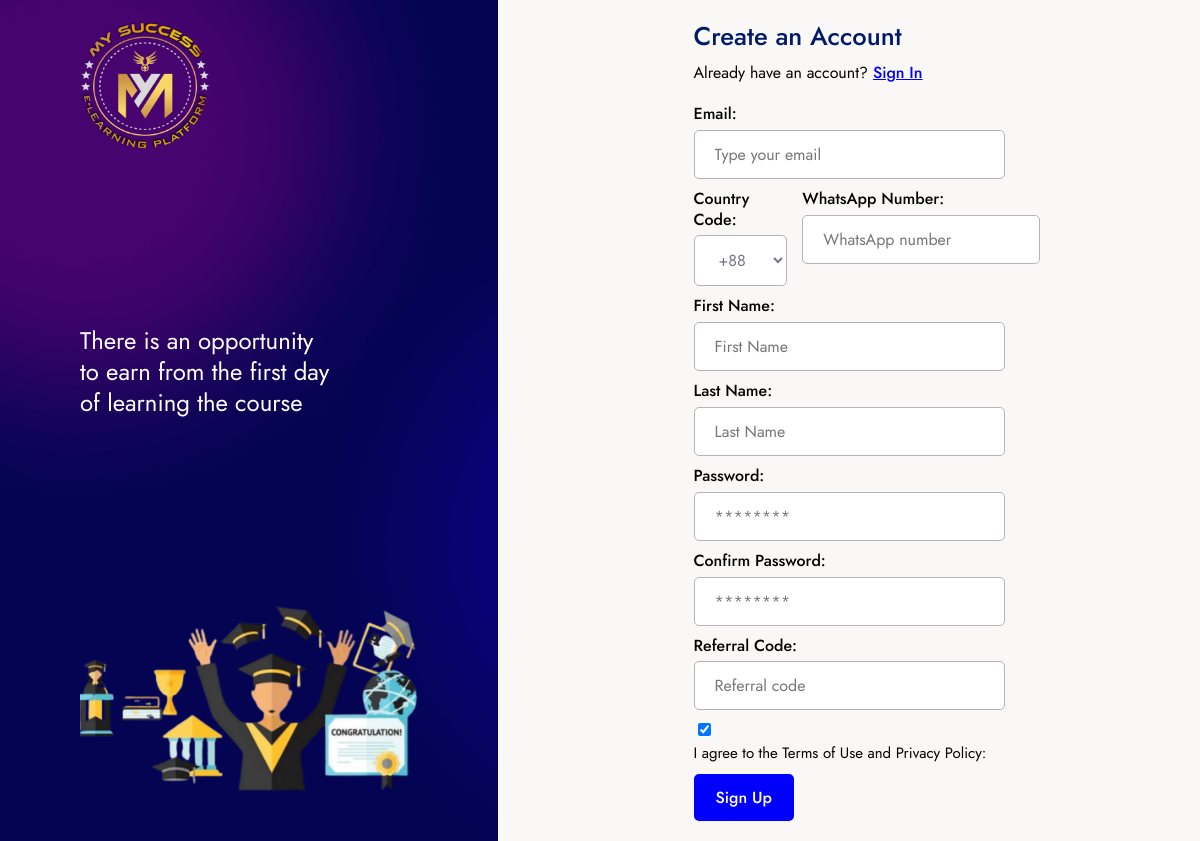
The page /account/user/register/ on the database its author committed.
### global_feature/models.py (models this page shows, shortened)
class Logo(models.Model):
    logo = models.ImageField(
        validators=[validate_image_size],
        upload_to='images/',
        blank=True,
        null=True,
        verbose_name='Logo Image',
    )
    class Meta:
        verbose_name = 'Logo'
        verbose_name_plural = 'Logo'
        ordering = ['-id']

class LoginRegisterSideBar(models.Model):
    title = models.CharField(
        max_length=200,
        blank=True,
        null=True,
        verbose_name='Title',
    )
    banner = models.ImageField(
        validators=[validate_image_size],
        upload_to='images',
        blank=True,
        null=True,
        verbose_name='banner Iamge',
    )
    class Meta:
        verbose_name = 'Login Register Side Bar'
        verbose_name_plural = 'Login Register Side Bar'
        ordering = ['-id']

### my_auth/views.py (the view, shortened to what this page needs)
# urls.py: path('user/register/', UserRegister.as_view(), name='user_register'),
class UserRegister(CreateView):
    template_name = 'auth/register.html'
    form_class = UserRegisterForm
    success_url = reverse_lazy('user_login')
    def get_context_data(self, **kwargs):
        context = super().get_context_data(**kwargs)
        context['logo'] = Logo.objects.first()
        context['sidebar'] = LoginRegisterSideBar.objects.first()
        return context

### templates/auth/register.html (shortened to what this page needs)
{% extends "../common/base.html" %}
{% load static %}
{% block css_link %}
    <link rel="stylesheet" href="{% static "css/auth/style.css" %}">
{% endblock css_link %}
{% block main_content %}
    <section>
        <div class="grid section-inner">
            {% include "./content.html" %}
            <div class="flex flex-col justify-content-center w-full form-wrapper">
                <div class="flex flex-col w-full form-title">
                    <h2>Create an Account</h2>
                    <p class="flex flex-row align-items-center w-full">Already have an account? <a href="{% url "user_login" %}">Sign In</a></p>
                </div>
                <form class="flex flex-row justify-space-between w-full register" action="{% url "user_register" %}" method="POST" enctype="multipart/form-data" autocomplete="off" novalidate>
                    {{ form.as_p }}
                    <div>
                        <button class="btn" type="submit">Sign Up</button>
                    </div>
                </form>
            </div>
        </div>
    </section>
{% endblock main_content %}

### templates/auth/content.html
{% load static %}
<div class="flex flex-col justify-space-between w-full bg-style content-bar" style="background-image: url('{% static "images/account-bg.png" %}')">
    <a class="logo" href="{% url "home_page" %}">
        <img src="{{ logo.logo.url }}" alt="logo" loading="lazy" decoding="async">
    </a>
    <h2 class="title">
        {{ sidebar.title }}
    </h2>
    <div class="flex flex-col w-full">
        <img src="{{ sidebar.banner.url }}" alt="banner" loading="lazy" decoding="async">
    </div>
</div>

### static/css/common/global.css (style rules this page uses)
:root { --white-color: #fff; --black-color: #000; --heading-color: #001a69; --body-font-color: #000000; --light-purple: rgba(117, 79, 254, 0.1); --orange-deep: #FF3C16; --gray-color: #767588; --gray-color2: #929292; --disable-color: #B5B4BD; --color-yellow: #FFC014; --light-bg: #F9F8F6; --page-bg: #F8F6F0; --border-color: rgba(0, 0, 0, 0.07); --border-color2: rgba(0, 0, 0, 0.09); --theme-color: #0000ff; --gradient-banner-bg: linear-gradient(to right, #000080, #00FFFF); --gradient-overlay-bg: rgba(0, 0, 0, 0) !important; --footer-gradient-bg: linear-gradient(180deg, #000000, #000000); --body-font-family: 'Jost', sans-serif; }
html, body, div, span, object, iframe, h1, h2, h3, h4, h5, h6, p, blockquote, pre, a, abbr, address, cite, code, del, dfn, em, img, ins, kbd, q, samp, small, strong, sub, sup, var, b, i, hr, dl, dt, dd, ol, ul, li, fieldset, form, label, legend, table, caption, tbody, tfoot, thead, tr, th, td, article, aside, canvas, details, figure, figcaption, hgroup, menu, footer, header, nav, section, summary, time, mark, audio, video { margin: 0; padding: 0; border: 0; }
[type="checkbox"], [type="radio"] { box-sizing: border-box; padding: 0; }
a img { border: 0; width: auto; height: auto; max-width: 100%; vertical-align: bottom; border-style: none; -webkit-backface-visibility: hidden; backface-visibility: hidden; -webkit-perspective: 0; perspective: 0; -webkit-backface-visibility: hidden; -webkit-transform: translate3d(0, 0, 0); visibility: visible; backface-visibility: hidden; }
a, input, select, textarea { outline: none; }
img { width: auto; height: auto; max-width: 100%; vertical-align: bottom; border-style: none; -webkit-perspective: 0; perspective: 0; -webkit-backface-visibility: hidden; -webkit-transform: translate3d(0, 0, 0); visibility: visible; backface-visibility: hidden; }
a { text-decoration: none; display: inline-block; }
input:invalid, input:required { box-shadow: none; }
input:required { box-shadow: none; }
body { color: var(--body-font-color); font-size: 1rem; line-height: 1.3; letter-spacing: normal; font-weight: 400; font-family: var(--body-font-family); background: var(--light-bg); -webkit-text-size-adjust: 100%; -moz-text-size-adjust: 100%; -moz-osx-font-smoothing: grayscale; -webkit-font-smoothing: antialiased; overflow-x: hidden; overflow-y: scroll; scroll-behavior: smooth; }
* { -webkit-box-sizing: border-box; -moz-box-sizing: border-box; box-sizing: border-box; }
body, html { height: 100%; margin: 0; }
h1, h2, h3, h4, h5, h6 { color: var(--heading-color); }
body, main, section, header, footer { position: relative; top: 0; left: 0; right: 0; width: 100%; }
a, span { display: block; }
a { text-decoration: none; }
button { cursor: pointer; }
.bg-style { background-position: center center; background-repeat: no-repeat; background-size: cover; }
.logo { width: 130px; height: 130px; }
.logo img { width: 100%; height: 100%; border-radius: 100%; }
.btn { color: var(--white-color); font-size: 1rem; font-weight: 500; font-family: var(--body-font-family); background-color: var(--theme-color); padding: 10px 20px; border-radius: 5px; border: 2px solid var(--theme-color); -webkit-transition: all .4s ease-in-out; -moz-transition: all .4s ease-in-out; transition: all .4s ease-in-out; }
.w-full { width: 100%; }
.flex { display: -moz-flex; display: -ms-flex; display: -o-flex; display: -webkit-box; display: -ms-flexbox; display: flex; }
.flex-row { -webkit-box-orient: horizontal; -webkit-box-direction: normal; -ms-flex-flow: row wrap; -o-flex-flow: row wrap; flex-flow: row wrap; }
.flex-col { -webkit-box-orient: vertical; -webkit-box-direction: normal; -ms-flex-flow: column wrap; -o-flex-flow: column wrap; flex-flow: column wrap; }
.align-items-center { -webkit-box-align: center; -ms-flex-align: center; -o-flex-align: center; align-items: center; }
.justify-content-center { -webkit-box-pack: center; -ms-flex-pack: center; -o-flex-pack: center; justify-content: center; }
.justify-space-between { -webkit-box-pack: justify; -ms-flex-pack: justify; -o-flex-pack: justify; justify-content: space-between; }
.grid { display: -ms-grid; display: -moz-grid; display: -ms-grid; display: -o-grid; display: -webkit-box; display: -ms-grid; display: grid; }

### rows shown on the page
Logo: logo (picture)
LoginRegisterSideBar: title "There is an opportunity to earn from the first day of learning the course", banner (picture)
